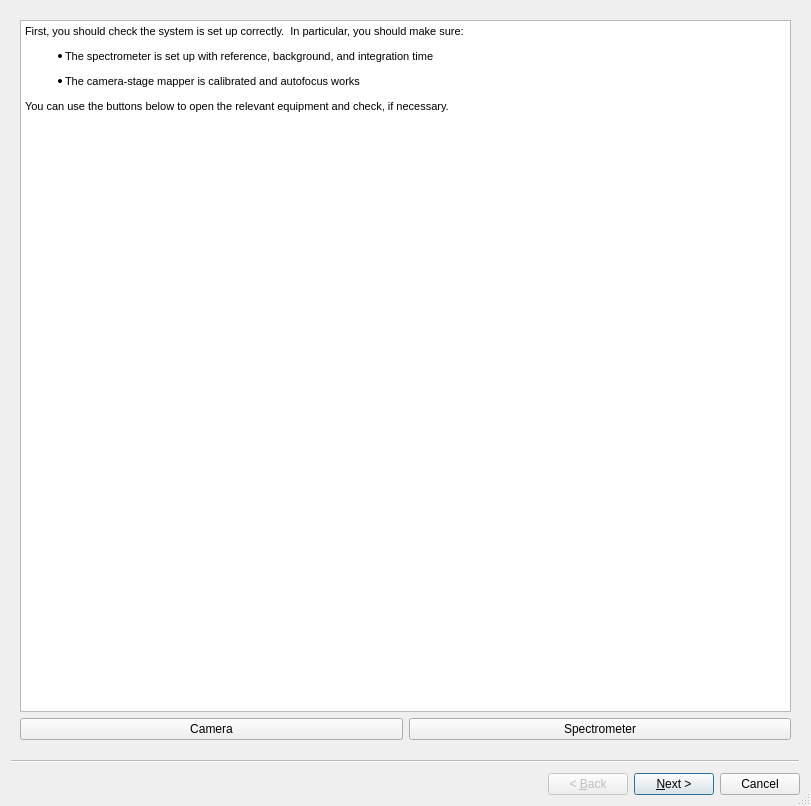
<?xml version="1.0" encoding="UTF-8"?>
<ui version="4.0">
 <class>particle_scanner_wizard</class>
 <widget class="QWizard" name="particle_scanner_wizard">
  <property name="geometry">
   <rect>
    <x>0</x>
    <y>0</y>
    <width>811</width>
    <height>806</height>
   </rect>
  </property>
  <property name="windowTitle">
   <string>Automatic Particle Scanner</string>
  </property>
  <property name="sizeGripEnabled">
   <bool>true</bool>
  </property>
  <widget class="QWizardPage" name="particle_scanner_setup_page">
   <layout class="QVBoxLayout" name="verticalLayout">
    <item>
     <widget class="QTextBrowser" name="setup_instructions">
      <property name="html">
       <string>&lt;!DOCTYPE HTML PUBLIC &quot;-//W3C//DTD HTML 4.0//EN&quot; &quot;http://www.w3.org/TR/REC-html40/strict.dtd&quot;&gt;
&lt;html&gt;&lt;head&gt;&lt;meta name=&quot;qrichtext&quot; content=&quot;1&quot; /&gt;&lt;style type=&quot;text/css&quot;&gt;
p, li { white-space: pre-wrap; }
&lt;/style&gt;&lt;/head&gt;&lt;body style=&quot; font-family:'MS Shell Dlg 2'; font-size:8.25pt; font-weight:400; font-style:normal;&quot;&gt;
&lt;p style=&quot; margin-top:0px; margin-bottom:0px; margin-left:0px; margin-right:0px; -qt-block-indent:0; text-indent:0px;&quot;&gt;&lt;span style=&quot; font-size:8pt;&quot;&gt;First, you should check the system is set up correctly.  In particular, you should make sure:&lt;/span&gt;&lt;/p&gt;
&lt;ul style=&quot;margin-top: 0px; margin-bottom: 0px; margin-left: 0px; margin-right: 0px; -qt-list-indent: 1;&quot;&gt;&lt;li style=&quot; font-size:8pt;&quot; style=&quot; margin-top:12px; margin-bottom:12px; margin-left:0px; margin-right:0px; -qt-block-indent:0; text-indent:0px;&quot;&gt;The spectrometer is set up with reference, background, and integration time&lt;/li&gt;
&lt;li style=&quot; font-size:8pt;&quot; style=&quot; margin-top:12px; margin-bottom:12px; margin-left:0px; margin-right:0px; -qt-block-indent:0; text-indent:0px;&quot;&gt;The camera-stage mapper is calibrated and autofocus works&lt;/li&gt;&lt;/ul&gt;
&lt;p style=&quot; margin-top:12px; margin-bottom:12px; margin-left:0px; margin-right:0px; -qt-block-indent:0; text-indent:0px;&quot;&gt;&lt;span style=&quot; font-size:8pt;&quot;&gt;You can use the buttons below to open the relevant equipment and check, if necessary.&lt;/span&gt;&lt;/p&gt;
&lt;p style=&quot;-qt-paragraph-type:empty; margin-top:0px; margin-bottom:0px; margin-left:0px; margin-right:0px; -qt-block-indent:0; text-indent:0px; font-size:8pt;&quot;&gt;&lt;br /&gt;&lt;/p&gt;&lt;/body&gt;&lt;/html&gt;</string>
      </property>
     </widget>
    </item>
    <item>
     <layout class="QHBoxLayout" name="horizontalLayout">
      <item>
       <widget class="QPushButton" name="cam_pushButton">
        <property name="text">
         <string>Camera</string>
        </property>
       </widget>
      </item>
      <item>
       <widget class="QPushButton" name="spec_pushButton">
        <property name="text">
         <string>Spectrometer</string>
        </property>
       </widget>
      </item>
     </layout>
    </item>
   </layout>
  </widget>
  <widget class="QWizardPage" name="tile_page">
   <layout class="QHBoxLayout" name="horizontalLayout_3">
    <item>
     <layout class="QVBoxLayout" name="instructions_and_controls">
      <item>
       <widget class="QTextBrowser" name="instructions_textbrowser">
        <property name="sizePolicy">
         <sizepolicy hsizetype="Preferred" vsizetype="Expanding">
          <horstretch>0</horstretch>
          <verstretch>0</verstretch>
         </sizepolicy>
        </property>
        <property name="html">
         <string>&lt;!DOCTYPE HTML PUBLIC &quot;-//W3C//DTD HTML 4.0//EN&quot; &quot;http://www.w3.org/TR/REC-html40/strict.dtd&quot;&gt;
&lt;html&gt;&lt;head&gt;&lt;meta name=&quot;qrichtext&quot; content=&quot;1&quot; /&gt;&lt;style type=&quot;text/css&quot;&gt;
p, li { white-space: pre-wrap; }
&lt;/style&gt;&lt;/head&gt;&lt;body style=&quot; font-family:'MS Shell Dlg 2'; font-size:8.25pt; font-weight:400; font-style:normal;&quot;&gt;
&lt;p style=&quot; margin-top:0px; margin-bottom:0px; margin-left:0px; margin-right:0px; -qt-block-indent:0; text-indent:0px;&quot;&gt;&lt;span style=&quot; font-size:8pt;&quot;&gt;Next, you need to create an overview image of the area you want to scan. To do this first check your image is in focus. Enter the number of tiles you want to acquire, and the amount to overlap them (1/3 works well) and click &amp;quot;acquire image&amp;quot;.  Once an image is displayed (it will take a while), you can click &amp;quot;next&amp;quot;. Don't worry if it contains defects, you can mask these off later. &lt;/span&gt;&lt;/p&gt;&lt;/body&gt;&lt;/html&gt;</string>
        </property>
       </widget>
      </item>
      <item>
       <layout class="QVBoxLayout" name="controls">
        <item>
         <layout class="QHBoxLayout" name="tiles_spinboxes">
          <item>
           <widget class="QLabel" name="label">
            <property name="text">
             <string>Tiles:</string>
            </property>
           </widget>
          </item>
          <item>
           <widget class="QSpinBox" name="tiles_x_spinBox">
            <property name="toolTip">
             <string>Number of tiles in the horizontal direction.</string>
            </property>
            <property name="minimum">
             <number>1</number>
            </property>
            <property name="value">
             <number>1</number>
            </property>
           </widget>
          </item>
          <item>
           <widget class="QSpinBox" name="tiles_y_spinBox">
            <property name="toolTip">
             <string>Number of tiles in the vertical direction.</string>
            </property>
            <property name="minimum">
             <number>1</number>
            </property>
           </widget>
          </item>
          <item>
           <widget class="QCheckBox" name="autofocus_checkBox">
            <property name="text">
             <string>Autofocus</string>
            </property>
           </widget>
          </item>
         </layout>
        </item>
        <item>
         <widget class="QPushButton" name="acquire_image_pushbutton">
          <property name="text">
           <string>Acquire Image</string>
          </property>
         </widget>
        </item>
       </layout>
      </item>
     </layout>
    </item>
    <item>
     <layout class="QVBoxLayout" name="display_layout">
      <item>
       <widget class="QLabel" name="label_9">
        <property name="sizePolicy">
         <sizepolicy hsizetype="Preferred" vsizetype="Fixed">
          <horstretch>0</horstretch>
          <verstretch>0</verstretch>
         </sizepolicy>
        </property>
        <property name="text">
         <string>Camera Display</string>
        </property>
       </widget>
      </item>
      <item>
       <widget class="QWidget" name="camdisplay_widget" native="true"/>
      </item>
      <item>
       <widget class="QLabel" name="label_8">
        <property name="sizePolicy">
         <sizepolicy hsizetype="Minimum" vsizetype="Fixed">
          <horstretch>0</horstretch>
          <verstretch>0</verstretch>
         </sizepolicy>
        </property>
        <property name="text">
         <string>Tiled images</string>
        </property>
       </widget>
      </item>
      <item>
       <widget class="QWidget" name="tileddisplay_widget" native="true"/>
      </item>
     </layout>
    </item>
   </layout>
  </widget>
  <widget class="QWizardPage" name="find_particles_page">
   <layout class="QHBoxLayout" name="horizontalLayout_2">
    <item>
     <layout class="QVBoxLayout" name="verticalLayout_2">
      <item>
       <widget class="QWidget" name="overview_image_graph_findparticlespage" native="true">
        <property name="sizePolicy">
         <sizepolicy hsizetype="MinimumExpanding" vsizetype="MinimumExpanding">
          <horstretch>1</horstretch>
          <verstretch>1</verstretch>
         </sizepolicy>
        </property>
       </widget>
      </item>
      <item>
       <widget class="QTextBrowser" name="instructions_textbrowser_2">
        <property name="sizePolicy">
         <sizepolicy hsizetype="Minimum" vsizetype="Minimum">
          <horstretch>0</horstretch>
          <verstretch>1</verstretch>
         </sizepolicy>
        </property>
        <property name="minimumSize">
         <size>
          <width>0</width>
          <height>100</height>
         </size>
        </property>
        <property name="html">
         <string>&lt;!DOCTYPE HTML PUBLIC &quot;-//W3C//DTD HTML 4.0//EN&quot; &quot;http://www.w3.org/TR/REC-html40/strict.dtd&quot;&gt;
&lt;html&gt;&lt;head&gt;&lt;meta name=&quot;qrichtext&quot; content=&quot;1&quot; /&gt;&lt;style type=&quot;text/css&quot;&gt;
p, li { white-space: pre-wrap; }
&lt;/style&gt;&lt;/head&gt;&lt;body style=&quot; font-family:'MS Shell Dlg 2'; font-size:8.25pt; font-weight:400; font-style:normal;&quot;&gt;
&lt;p style=&quot; margin-top:0px; margin-bottom:0px; margin-left:0px; margin-right:0px; -qt-block-indent:0; text-indent:0px;&quot;&gt;&lt;span style=&quot; font-size:8pt;&quot;&gt;Set the parameters below to find the particles.  The drop-down menu at the bottom allows you to show different views; I recommend checking one of the binary images to see if your thresholding settings are correct, then one of the ringed images to check the correct particles are being identified.&lt;/span&gt;&lt;/p&gt;&lt;/body&gt;&lt;/html&gt;</string>
        </property>
       </widget>
      </item>
      <item>
       <widget class="QWidget" name="image_filter_widget" native="true">
        <property name="sizePolicy">
         <sizepolicy hsizetype="Minimum" vsizetype="Minimum">
          <horstretch>0</horstretch>
          <verstretch>0</verstretch>
         </sizepolicy>
        </property>
        <property name="minimumSize">
         <size>
          <width>0</width>
          <height>300</height>
         </size>
        </property>
       </widget>
      </item>
     </layout>
    </item>
   </layout>
  </widget>
  <widget class="QWizardPage" name="select_functions_page">
   <layout class="QHBoxLayout" name="horizontalLayout_4">
    <item>
     <widget class="QScrollArea" name="scrollArea">
      <property name="widgetResizable">
       <bool>true</bool>
      </property>
      <widget class="QWidget" name="scrollAreaWidgetContents">
       <property name="geometry">
        <rect>
         <x>0</x>
         <y>0</y>
         <width>138</width>
         <height>48</height>
        </rect>
       </property>
       <layout class="QHBoxLayout" name="horizontalLayout_5">
        <item>
         <layout class="QVBoxLayout" name="verticalLayout_3">
          <property name="topMargin">
           <number>10</number>
          </property>
          <property name="rightMargin">
           <number>10</number>
          </property>
          <item>
           <widget class="QLabel" name="label_2">
            <property name="text">
             <string>Tasks Selection Screen</string>
            </property>
           </widget>
          </item>
          <item>
           <widget class="QWidget" name="task_manager_widget" native="true"/>
          </item>
         </layout>
        </item>
       </layout>
      </widget>
     </widget>
    </item>
   </layout>
  </widget>
  <widget class="QWizardPage" name="scanning_page">
   <layout class="QVBoxLayout" name="verticalLayout_6">
    <item>
     <layout class="QGridLayout" name="gridLayout">
      <property name="topMargin">
       <number>10</number>
      </property>
      <item row="1" column="0">
       <widget class="QLabel" name="label_5">
        <property name="text">
         <string>Scanner Status:</string>
        </property>
       </widget>
      </item>
      <item row="2" column="0">
       <widget class="QLabel" name="label_7">
        <property name="text">
         <string>Particle Number:</string>
        </property>
       </widget>
      </item>
      <item row="1" column="1">
       <widget class="QLineEdit" name="scanner_status_lineEdit">
        <property name="sizePolicy">
         <sizepolicy hsizetype="MinimumExpanding" vsizetype="Fixed">
          <horstretch>0</horstretch>
          <verstretch>0</verstretch>
         </sizepolicy>
        </property>
        <property name="text">
         <string>None</string>
        </property>
       </widget>
      </item>
      <item row="2" column="1">
       <widget class="QLineEdit" name="current_particle_lineEdit">
        <property name="sizePolicy">
         <sizepolicy hsizetype="MinimumExpanding" vsizetype="Fixed">
          <horstretch>0</horstretch>
          <verstretch>0</verstretch>
         </sizepolicy>
        </property>
        <property name="text">
         <string/>
        </property>
       </widget>
      </item>
      <item row="2" column="2">
       <widget class="QLabel" name="label_6">
        <property name="text">
         <string>of </string>
        </property>
       </widget>
      </item>
      <item row="2" column="3">
       <widget class="QLineEdit" name="total_particles_lineEdit">
        <property name="sizePolicy">
         <sizepolicy hsizetype="MinimumExpanding" vsizetype="Fixed">
          <horstretch>0</horstretch>
          <verstretch>0</verstretch>
         </sizepolicy>
        </property>
       </widget>
      </item>
      <item row="0" column="3">
       <widget class="QPushButton" name="stop_pushButton">
        <property name="text">
         <string>Stop!</string>
        </property>
       </widget>
      </item>
      <item row="0" column="1">
       <widget class="QPushButton" name="start_pushButton">
        <property name="text">
         <string>Start!</string>
        </property>
       </widget>
      </item>
     </layout>
    </item>
    <item>
     <widget class="QWidget" name="widget" native="true">
      <property name="minimumSize">
       <size>
        <width>0</width>
        <height>100</height>
       </size>
      </property>
     </widget>
    </item>
    <item>
     <widget class="QWidget" name="databrowser_widget" native="true">
      <property name="minimumSize">
       <size>
        <width>0</width>
        <height>100</height>
       </size>
      </property>
     </widget>
    </item>
   </layout>
  </widget>
 </widget>
 <resources/>
 <connections/>
</ui>
